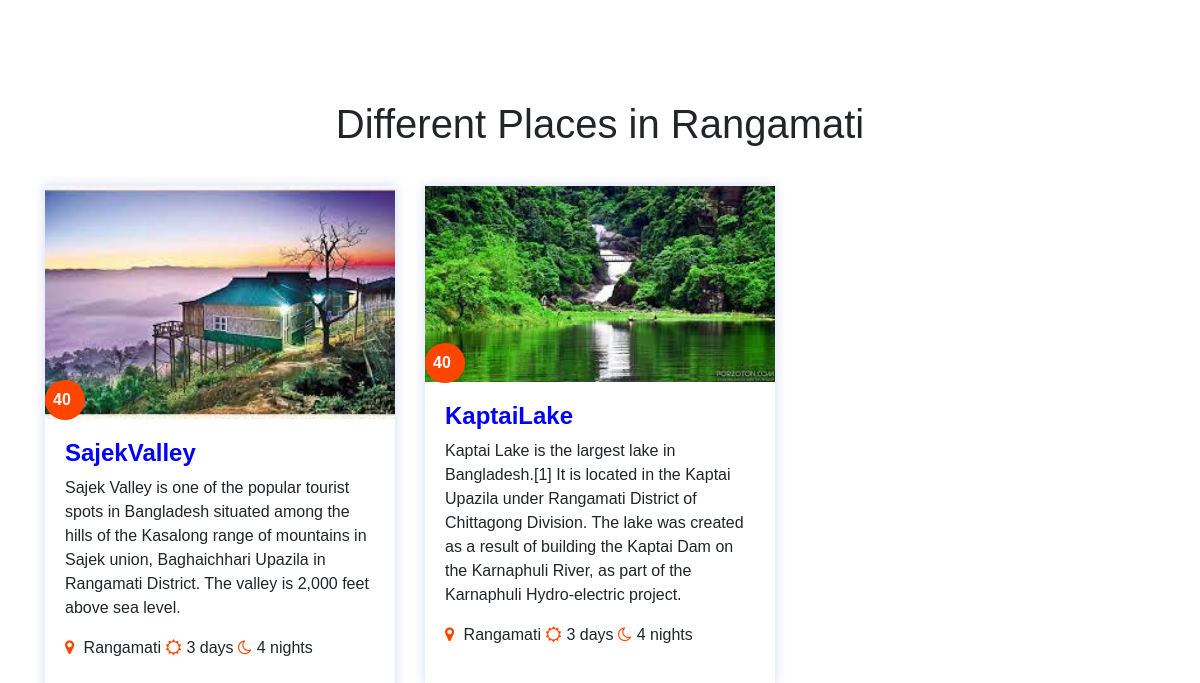
The app's page /Rangamati.php with its own data.
### tables this page shows
CREATE TABLE `rangamati` (
  `id` int(11) NOT NULL,
  `images` varchar(100) DEFAULT NULL,
  `price` int(20) DEFAULT NULL,
  `place` varchar(30) DEFAULT NULL,
  `details` varchar(1000) DEFAULT NULL,
  `myfile` varchar(30) DEFAULT NULL
);

### Rangamati.php (the view, shortened to what this page needs)
<!doctype html>
<html lang="en">
  <head>
    <link rel="stylesheet" href="Web1.css">
    <link rel="stylesheet" href="web11.css">
    <link rel="stylesheet" href="https://stackpath.bootstrapcdn.com/font-awesome/4.7.0/css/font-awesome.min.css">
    <link rel="stylesheet" href="https://stackpath.bootstrapcdn.com/bootstrap/4.3.1/css/bootstrap.min.css">
  </head>
  <body>
            <section class="features">
            <h1>Different Places in Rangamati</h1>
            <div class="container">
            <?php
          include("connection.php");
          $query = "SELECT * FROM  Rangamati " ;
          $data = mysqli_query($conn, $query);
          $total = mysqli_num_rows($data);
          if($total>0){
                  $num = 0;
                  while(1){
                        echo "<div class='row'>";
                                while($result = mysqli_fetch_assoc($data)){
                                  echo "
                                        <div class='col-md-4'>
                                              <div class='feature-box'>
                                                <div class='feature-img'>
                                                  ";
                                                  $hh = $result['myfile'];
                                                  $hh.=".php";
                                                  echo "
                                                  <a href='$hh'><img src='".$result['images']."'></a>
                                                  <div class='price'>
                                                    <p> ".$result["price"]." </p>
                                                  </div>
                                                </div>
                                                <div class='feature-details'>
                                                <h4> ".$result["myfile"]." </h4>
                                                  <p> ".$result["details"]."
                                                  <div>
                                                  <span><i class='fa fa-map-marker'></i> ".$result["place"]." </span>
                                                  <span><i class='fa fa-sun-o'></i>3 days</span>
                                                  <span><i class='fa fa-moon-o'></i>4 nights</span>
                                                </div>
                                                  </p>
                                                </div>
                                              </div>
                                            </div>
                                ";
                                $num++;
                                if($num%3 == 0 || ($num == $total)){
                                              break;
                                }
                              }
                        echo "</div>";
                        if($num == $total)
                            break;
                    }
                }
                else{
                   echo "No images.";
                }
             ?>
            </div>
          </section>
            </body>
            </html>

### web1.css (style rules this page uses)
* { padding: 0px; margin: 0px; font-family: sans-serif; }
.features { padding: 100px 0; }
h1 { text-align: center; padding-bottom: 30px; }
.feature-img img { width: 100%; }
.price { height: 40px; width: 40px; background: orangered; border-radius: 50%; color: #fff; padding: 8px; font-weight: 600; bottom: -1px; position: absolute; }
.feature-img { position: relative; }
.feature-details { padding: 20px; justify-content: center; }
.feature-details h4 { font-weight: 600; margin-top: 0px; }
.feature-details .fa { margin-right: 5px; color: orangered; }
.feature-box { box-shadow: 0 0 10px 1px rgba(37,73,214,0.18); margin-bottom: 10px; }
.feature-details h4 { color: blue; }

### records on screen
rangamati: images (picture), price "40", myfile "SajekValley", details "Sajek Valley is one of the popular tourist spots in Bangladesh situated among the hills of the Kasalong range of mountains in Sajek union, Baghaichhari Upazila in Rangamati District. The valley is 2,000 feet above sea level.", place "Rangamati"
rangamati: images (picture), price "40", myfile "KaptaiLake", details "Kaptai Lake is the largest lake in Bangladesh.[1] It is located in the Kaptai Upazila under Rangamati District of Chittagong Division. The lake was created as a result of building the Kaptai Dam on the Karnaphuli River, as part of the Karnaphuli Hydro-electric project.", place "Rangamati"
